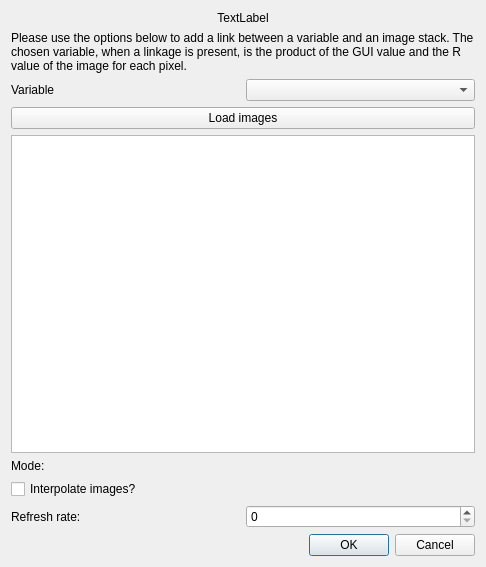
<?xml version="1.0" encoding="UTF-8"?>
<ui version="4.0">
 <class>linkagesDialog</class>
 <widget class="QDialog" name="linkagesDialog">
  <property name="geometry">
   <rect>
    <x>0</x>
    <y>0</y>
    <width>486</width>
    <height>567</height>
   </rect>
  </property>
  <property name="windowTitle">
   <string>REvoSim - Linkages</string>
  </property>
  <layout class="QVBoxLayout" name="verticalLayout">
   <item>
    <widget class="QLabel" name="topLabel">
     <property name="text">
      <string>TextLabel</string>
     </property>
     <property name="textFormat">
      <enum>Qt::RichText</enum>
     </property>
     <property name="alignment">
      <set>Qt::AlignCenter</set>
     </property>
    </widget>
   </item>
   <item>
    <widget class="QLabel" name="label">
     <property name="text">
      <string>Please use the options below to add a link between a variable and an image stack. The chosen variable, when a linkage is present, is the product of the GUI value and the R  value of the image for each pixel.</string>
     </property>
     <property name="wordWrap">
      <bool>true</bool>
     </property>
    </widget>
   </item>
   <item>
    <layout class="QVBoxLayout" name="verticalLayout_2"/>
   </item>
   <item>
    <layout class="QHBoxLayout" name="horizontalLayout_2">
     <item>
      <widget class="QLabel" name="label_2">
       <property name="text">
        <string>Variable</string>
       </property>
      </widget>
     </item>
     <item>
      <widget class="QComboBox" name="comboBox"/>
     </item>
    </layout>
   </item>
   <item>
    <widget class="QPushButton" name="loadImages">
     <property name="text">
      <string>Load images</string>
     </property>
     <property name="autoDefault">
      <bool>true</bool>
     </property>
     <property name="default">
      <bool>false</bool>
     </property>
     <property name="flat">
      <bool>false</bool>
     </property>
    </widget>
   </item>
   <item>
    <widget class="QTextBrowser" name="imageListDisplay"/>
   </item>
   <item>
    <widget class="QLabel" name="label_3">
     <property name="text">
      <string>Mode:</string>
     </property>
    </widget>
   </item>
   <item>
    <layout class="QGridLayout" name="gridLayout"/>
   </item>
   <item>
    <widget class="QCheckBox" name="interpolateImages">
     <property name="text">
      <string>Interpolate images?</string>
     </property>
    </widget>
   </item>
   <item>
    <layout class="QHBoxLayout" name="horizontalLayout_3">
     <item>
      <widget class="QLabel" name="label_4">
       <property name="text">
        <string>Refresh rate:</string>
       </property>
      </widget>
     </item>
     <item>
      <widget class="QSpinBox" name="refreshRate">
       <property name="maximum">
        <number>10000</number>
       </property>
      </widget>
     </item>
    </layout>
   </item>
   <item>
    <widget class="QDialogButtonBox" name="buttonBox">
     <property name="orientation">
      <enum>Qt::Horizontal</enum>
     </property>
     <property name="standardButtons">
      <set>QDialogButtonBox::Cancel|QDialogButtonBox::Ok</set>
     </property>
    </widget>
   </item>
  </layout>
 </widget>
 <resources/>
 <connections>
  <connection>
   <sender>buttonBox</sender>
   <signal>accepted()</signal>
   <receiver>linkagesDialog</receiver>
   <slot>accept()</slot>
   <hints>
    <hint type="sourcelabel">
     <x>248</x>
     <y>254</y>
    </hint>
    <hint type="destinationlabel">
     <x>157</x>
     <y>274</y>
    </hint>
   </hints>
  </connection>
  <connection>
   <sender>buttonBox</sender>
   <signal>rejected()</signal>
   <receiver>linkagesDialog</receiver>
   <slot>reject()</slot>
   <hints>
    <hint type="sourcelabel">
     <x>316</x>
     <y>260</y>
    </hint>
    <hint type="destinationlabel">
     <x>286</x>
     <y>274</y>
    </hint>
   </hints>
  </connection>
 </connections>
</ui>
